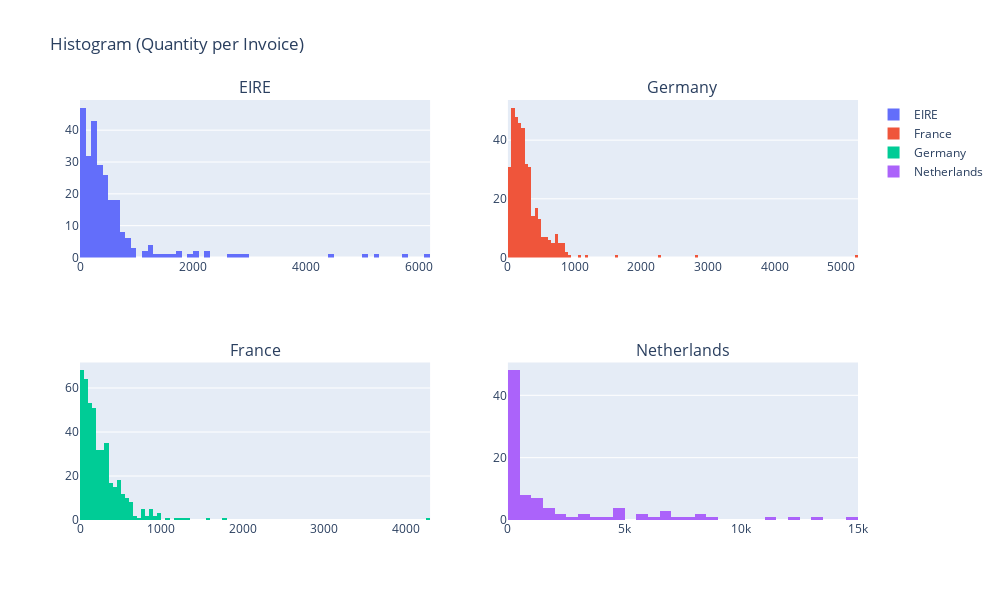

Notebook code for this chart:
### Code cell
traces = [go.Histogram(x=qty_invc[country], name=country) for country in qty_invc.columns]
# Subplots
fig = tools.make_subplots(rows=2, cols=2, subplot_titles=tuple(countries), print_grid=False)
subplots = pd.MultiIndex.from_product([range(1,3), range(1,3)])
for trace, subplot in zip(traces, subplots):
    fig.append_trace(trace, subplot[0], subplot[1])
# Layout
fig['layout'].update(width=1000, height=600, title='Histogram (Quantity per Invoice)')
# Plot
py.iplot(fig)

### Figure 1 — Plotly figure (JSON) as saved in the notebook; plotly's stock layout.template omitted (floating-point values rounded to 4 significant figures; data arrays with more than 128 entries replaced by an {"elided": "..."} marker saying what was removed)
{"data": [{"name": "EIRE", "type": "histogram", "x": {"elided": "1171 int values"}, "xaxis": "x", "yaxis": "y"}, {"name": "France", "type": "histogram", "x": {"elided": "1171 int values"}, "xaxis": "x2", "yaxis": "y2"}, {"name": "Germany", "type": "histogram", "x": {"elided": "1171 int values"}, "xaxis": "x3", "yaxis": "y3"}, {"name": "Netherlands", "type": "histogram", "x": {"elided": "1171 int values"}, "xaxis": "x4", "yaxis": "y4"}], "layout": {"annotations": [{"font": {"size": 16}, "showarrow": false, "text": "EIRE", "x": 0.225, "xanchor": "center", "xref": "paper", "y": 1, "yanchor": "bottom", "yref": "paper"}, {"font": {"size": 16}, "showarrow": false, "text": "Germany", "x": 0.775, "xanchor": "center", "xref": "paper", "y": 1, "yanchor": "bottom", "yref": "paper"}, {"font": {"size": 16}, "showarrow": false, "text": "France", "x": 0.225, "xanchor": "center", "xref": "paper", "y": 0.375, "yanchor": "bottom", "yref": "paper"}, {"font": {"size": 16}, "showarrow": false, "text": "Netherlands", "x": 0.775, "xanchor": "center", "xref": "paper", "y": 0.375, "yanchor": "bottom", "yref": "paper"}], "height": 600, "title": {"text": "Histogram (Quantity per Invoice)"}, "width": 1000, "xaxis": {"anchor": "y", "domain": [0, 0.45]}, "xaxis2": {"anchor": "y2", "domain": [0.55, 1]}, "xaxis3": {"anchor": "y3", "domain": [0, 0.45]}, "xaxis4": {"anchor": "y4", "domain": [0.55, 1]}, "yaxis": {"anchor": "x", "domain": [0.625, 1]}, "yaxis2": {"anchor": "x2", "domain": [0.625, 1]}, "yaxis3": {"anchor": "x3", "domain": [0, 0.375]}, "yaxis4": {"anchor": "x4", "domain": [0, 0.375]}}}
